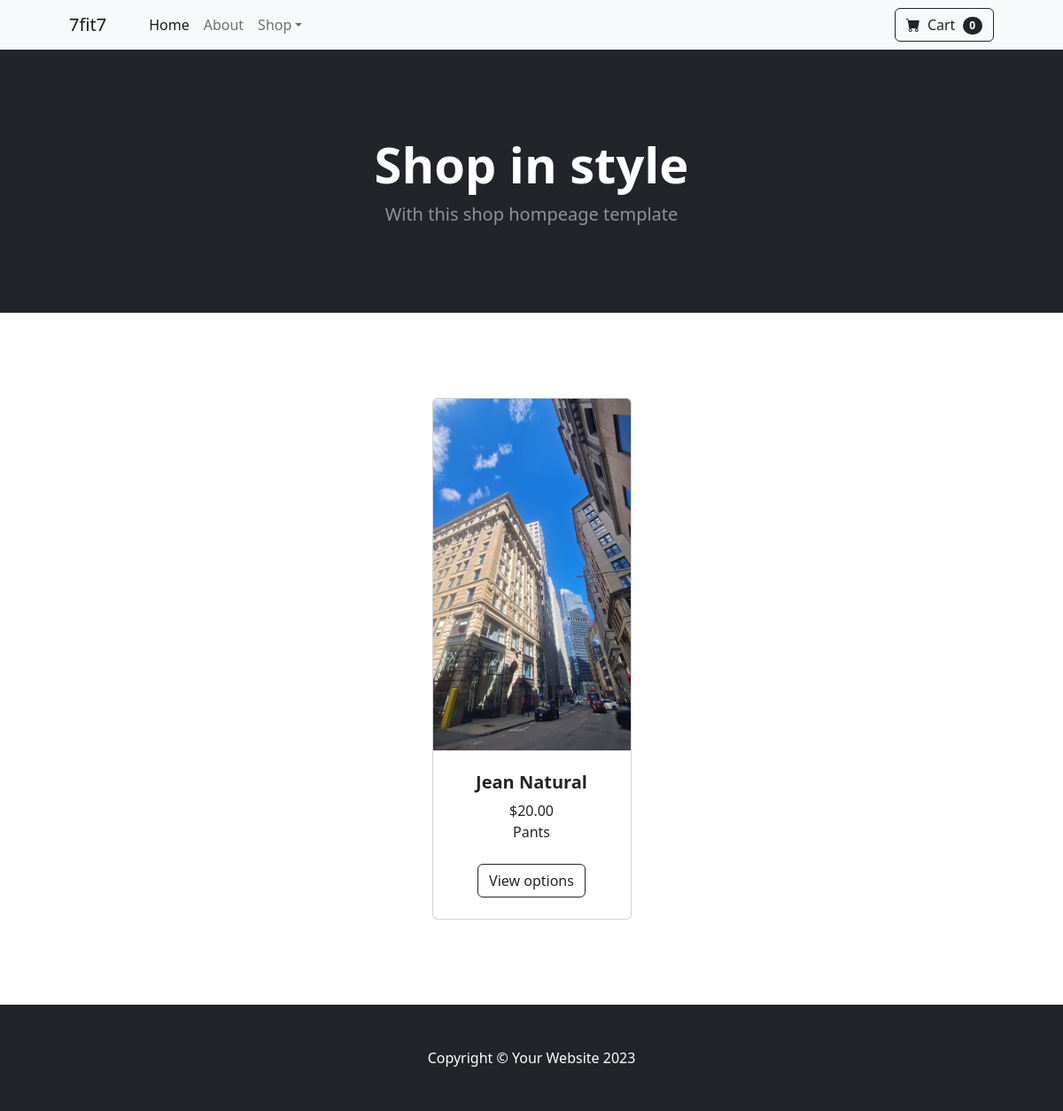
Before: / with the older database file.
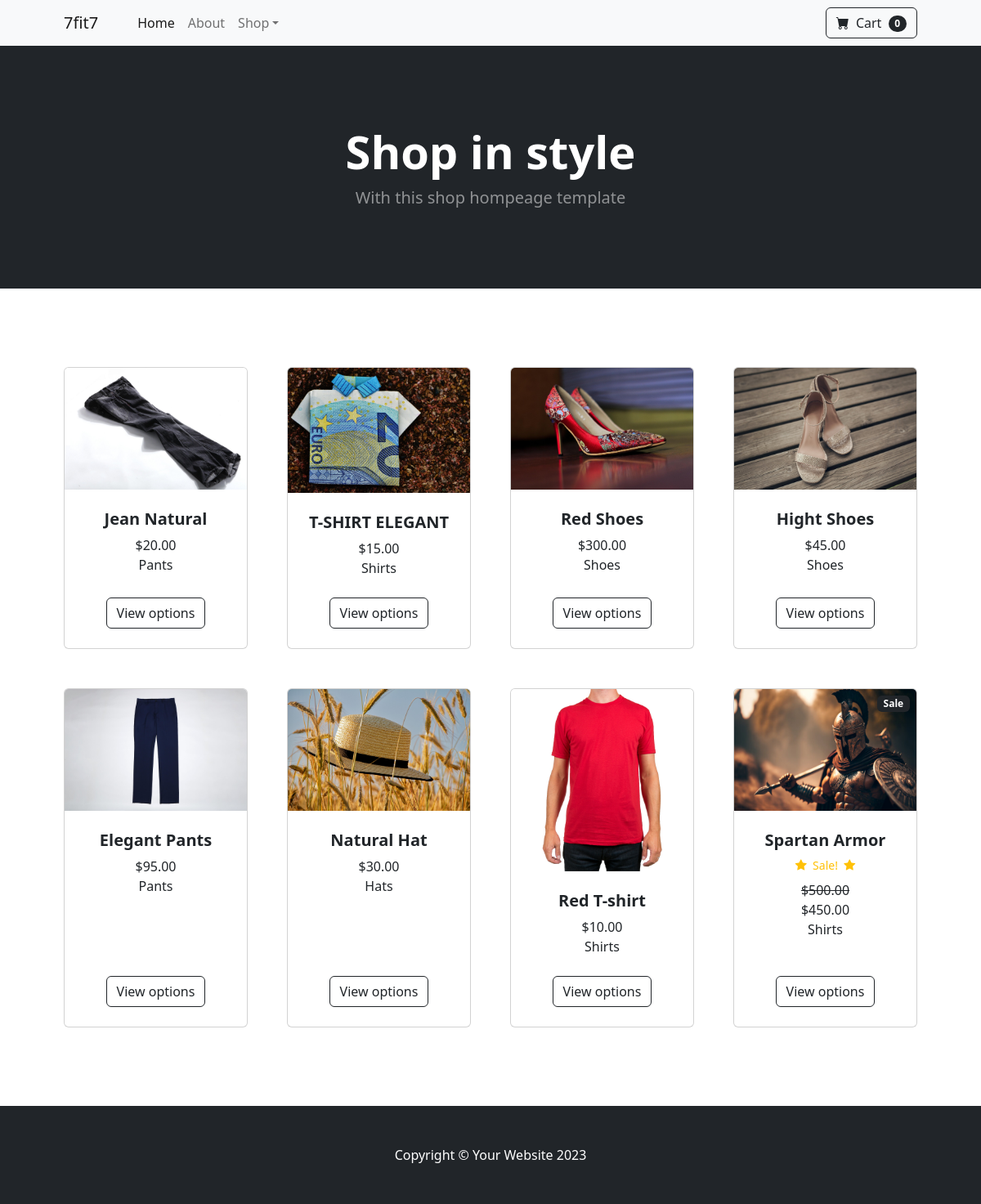
After: the same page with the newer database file.
### store/models.py (models this page shows, shortened)
class Product(models.Model):
    name= models.CharField(max_length=50)
    price= models.DecimalField( max_digits=20, default=0, decimal_places=2)
    category= models.ForeignKey(Category, on_delete=models.CASCADE, default=1)
    description= models.CharField(max_length=50, default='', blank=True, null=True)
    image= models.ImageField(upload_to='uploads/product/')
    is_sale = models.BooleanField(default=False)
    sale_price = models.DecimalField(default=0, decimal_places=2, max_digits=6)

class Category(models.Model):
    name = models.CharField(max_length=50)
    def __str__(self):
        return self.name
    class Meta:
        verbose_name_plural = 'categories'

### store/views.py (the view)
# urls.py: 2. Add a URL to urlpatterns:  path('', views.home, name='home')
def home(request):
    products = Product.objects.all()
    return render(request, 'home.html', {'products':products})

### store/templates/home.html (shortened to what this page needs)
{% load static %}
<!DOCTYPE html>
<html lang="en">
    <head>
        <link href="https://cdn.jsdelivr.net/npm/bootstrap-icons@1.5.0/font/bootstrap-icons.css" rel="stylesheet" />
        <link href="{% static 'css/styles.css' %}" rel="stylesheet" />
    </head>
    <body>
        <nav class="navbar navbar-expand-lg navbar-light bg-light">
            <div class="container px-4 px-lg-5">
                <a class="navbar-brand" href="#!">7fit7</a>
                <div class="collapse navbar-collapse" id="navbarSupportedContent">
                    <ul class="navbar-nav me-auto mb-2 mb-lg-0 ms-lg-4">
                        <li class="nav-item"><a class="nav-link active" aria-current="page" href="#!">Home</a></li>
                        <li class="nav-item"><a class="nav-link" href="#!">About</a></li>
                        <li class="nav-item dropdown">
                            <a class="nav-link dropdown-toggle" id="navbarDropdown" href="#" role="button" data-bs-toggle="dropdown" aria-expanded="false">Shop</a>
                        </li>
                    </ul>
                    <form class="d-flex">
                        <button class="btn btn-outline-dark" type="submit">
                            <i class="bi-cart-fill me-1"></i>
                            Cart
                            <span class="badge bg-dark text-white ms-1 rounded-pill">0</span>
                        </button>
                    </form>
                </div>
            </div>
        </nav>
        <header class="bg-dark py-5">
            <div class="container px-4 px-lg-5 my-5">
                <div class="text-center text-white">
                    <h1 class="display-4 fw-bolder">Shop in style</h1>
                    <p class="lead fw-normal text-white-50 mb-0">With this shop hompeage template</p>
                </div>
            </div>
        </header>
        <section class="py-5">
            <div class="container px-4 px-lg-5 mt-5">
                <div class="row gx-4 gx-lg-5 row-cols-2 row-cols-md-3 row-cols-xl-4 justify-content-center">
                    {% for product in products %}
                    {%  if product.is_sale %}
                    <div class="col mb-5">
                        <div class="card h-100">
                            <div class="badge bg-dark text-white position-absolute" style="top: 0.5rem; right: 0.5rem">Sale</div>
                            <img class="card-img-top" src="{{ product.image.url }}" alt="..." />
                            <div class="card-body p-4">
                                <div class="text-center">
                                    <h5 class="fw-bolder">{{ product.name }}</h5>
                                    <div class="d-flex justify-content-center small text-warning mb-2"><div class="bi-star-fill"></div>&nbsp;&nbsp;Sale!&nbsp;&nbsp;<div class="bi-star-fill"></div></div>
                                    <strike> ${{ product.price }}</strike>
                                    <br>
                                    ${{ product.sale_price }}
                                </div>
                                <div class="text-center">
                                    <a>{{ product.category }}</a>
                                </div>
                            </div>
                            <div class="card-footer p-4 pt-0 border-top-0 bg-transparent">
                                <div class="text-center"><a class="btn btn-outline-dark mt-auto" href="#">View options</a></div>
                            </div>
                        </div>
                    </div>
                    {% else %}
                    <div class="col mb-5">
                        <div class="card h-100">
                            <img class="card-img-top" src="{{ product.image.url }}" alt="..." />
                            <div class="card-body p-4">
                                <div class="text-center">
                                    <h5 class="fw-bolder">{{ product.name }}</h5>
                                    ${{ product.price }}
                                </div>
                                <div class="text-center">
                                    <a>{{ product.category }}</a>
                                </div>
                            </div>
                            <div class="card-footer p-4 pt-0 border-top-0 bg-transparent">
                                <div class="text-center"><a class="btn btn-outline-dark mt-auto" href="#">View options</a></div>
                            </div>
                        </div>
                    </div>
                    {% endif %}
                    {% endfor %}
        </section>
        <footer class="py-5 bg-dark">
            <div class="container"><p class="m-0 text-center text-white">Copyright &copy; Your Website 2023</p></div>
        </footer>
    </body>
</html>

Changed rows visible on the page:
changed Product "Jean Natural": image: a different picture
added Product: image (picture), name "T-SHIRT ELEGANT", price "15.00", category "Shirts"
added Product: image (picture), name "Red Shoes", price "300.00", category "Shoes"
added Product: image (picture), name "Hight Shoes", price "45.00", category "Shoes"
added Product: image (picture), name "Elegant Pants", price "95.00", category "Pants"
added Product: image (picture), name "Natural Hat", price "30.00", category "Hats"
added Product: image (picture), name "Red T-shirt", price "10.00", category "Shirts"
added Product: image (picture), name "Spartan Armor", price "500.00", sale_price "450.00", category "Shirts"
